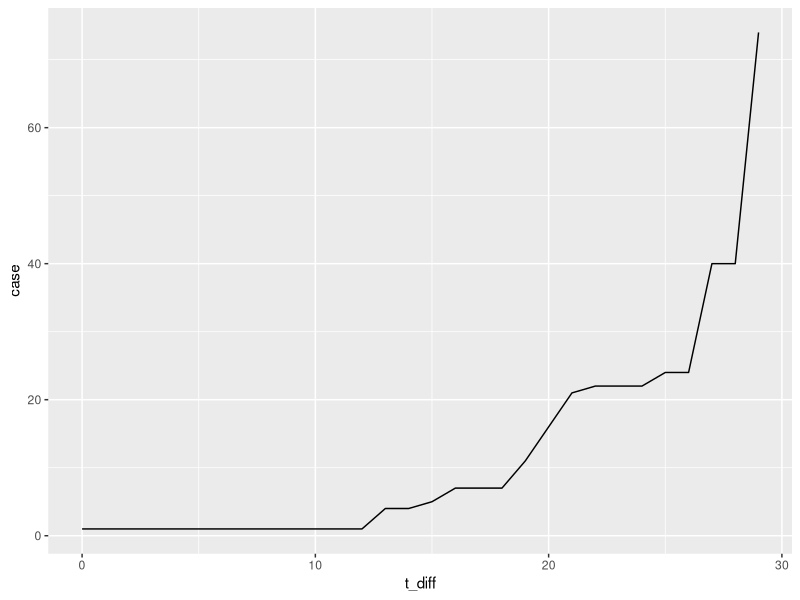

This figure's R source:
## ---- chunk 1
knitr::opts_chunk$set(echo = TRUE,message=FALSE,warning=TRUE)
library(tidyverse)
library(caret)
library(matrixcalc)
library(pracma)
## ---- chunk 2
data_all=read_csv("covid19-1.csv") 
names(data_all)=c("id","province","region","lat","long","date","confirm","fatality") 

# incorporate privince data
clean_data=data_all %>% filter(confirm>0) %>% select(-lat,-long) %>% group_by(region,date) %>%summarise(case=sum(confirm)) 

g=split(clean_data,clean_data$region)
i=1
for(i  in 1:length(g)){
  h=NULL
  d=1
for(d in 1:nrow(g[[i]]))
{h[d]=as.numeric(as.Date(strptime( "1/1/20", "%m/%d/%y"))-as.Date(strptime(g[[i]][d,2], "%m/%d/%y")))
d=d+1}
  #h
initial=(g[[i]][which(h==max(h)),2])
new_g=g[[i]] %>% mutate(new_date=h) 
g[[i]]=new_g[order(new_g$new_date,decreasing=T),]

g[[i]]=g[[i]]%>% mutate(
  t_diff=as.numeric(as.Date(strptime(date, "%m/%d/%y"))-as.Date(strptime(initial, "%m/%d/%y")))) 
i=i+1
}

update=NULL
for( c in 1:length(g))
update=rbind(update,g[[c]])

## update is the cleaned data

trial_data=update %>% filter(region=="Afghanistan")
x=unlist(trial_data[,"t_diff"]) %>% as.vector() 
y=unlist(trial_data[,"case"]) %>% as.vector() 

ggplot(trial_data,aes(x=t_diff,y=case))+geom_line()


## ---- chunk 3

f.logit=function(beta, t){
  a = beta[1]
  b = beta[2]
  c = beta[3]
  return(a/(1+exp(-b*(t-c))))
}

# objective function rss to min

rss = function(x, y, beta) {
  value=sum((y-f.logit(beta,x))^2)
  return(value)
}


update_beta_once=function(beta,x,y){
  e_i=1+exp(-beta[2]*(x-beta[3]))
  a_update=dot(y,1/e_i)/dot(1/e_i,1/e_i)
  y_new=log(a_update/y-1)
  b_update=-(as.numeric(lm(y_new~x)$coefficients[2]))
  c_update=(as.numeric(lm(y_new~x)$coefficients[1]))/b_update
  update_beta=c(a_update,b_update,c_update)
  target=rss(x,y,update_beta)
  
  result=c(update_beta,target)
  return(result)
}


# update_beta_once(beta_enter,x,y)
## ---- chunk 4
update_beta_all=function(beta_enter,x,y,tol=exp(-10),max=200){
  cur=rss(x,y,beta_enter)
  pre=Inf
  beta_3=beta_enter
  iteration=0
  result4=c(beta_enter,cur,iteration)
  names(result4)=c("a","b","c","rss","inter")
 while((abs(cur-pre)>tol) & (iteration < max)){
   pre=cur
  iteration=iteration+1
   result_new=update_beta_once(beta_3,x,y)
   beta_new=result_new[1:3]
   cur=result_new[4]
   result_new2=c(result_new,iteration)
  result4=rbind(result4,result_new2)
  beta_3=beta_new
 }
  min_tar=min(result4[,"rss"])
order2=which(result4[,"rss"]==min_tar)
 opti=result4[order2,1:3]
 rss=result4[order2,4]
  return(list(opt=opti,rss=rss)) }


  #return(result4)}
  
beta_enter=c(100000,1,30)
update_beta_all(beta_enter,x,y)
